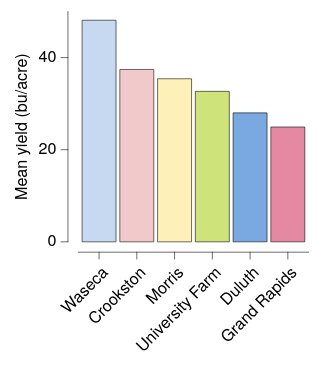

Describe this chart as a Vega-Lite specification.
### Vega-Lite specification from a JSON file in a GitHub repository (floating-point values rounded to 4 significant figures)
{"background": null, "config": {"arc": {"fill": "#DBDBDB", "fillOpacity": 1.0, "innerRadius": 25.0, "padAngle": 0.03, "stroke": "black", "strokeOpacity": 1, "strokeWidth": 0.25}, "area": {"fill": "#DBDBDB", "fillOpacity": 1.0, "stroke": "black", "strokeOpacity": 1, "strokeWidth": 0.25}, "axis": {"domain": true, "domainCap": "round", "domainColor": "black", "domainWidth": 0.25, "grid": false, "gridCap": "round", "gridColor": "#F1F1F1", "gridDash": [0, 0], "gridOpacity": 1.0, "gridWidth": 0.25, "labelColor": "black", "labelFont": "HelveticaNeue", "labelFontSize": 7, "labelFontStyle": "normal", "labelFontWeight": 400, "offset": 4.5, "ticks": true, "tickCap": "round", "tickColor": "black", "tickRound": false, "tickSize": 3, "tickWidth": 0.25, "titleColor": "black", "titleFont": "HelveticaNeue", "titleFontSize": 7, "titleFontStyle": "normal", "titleFontWeight": 400}, "axisX": {"domain": true, "labelAlign": "right", "labelAngle": 315, "labels": true, "ticks": true, "translate": 0}, "axisY": {"domain": true, "labelAlign": "right", "labelAngle": 0, "labels": true, "ticks": true, "translate": 0}, "axisRight": {"domain": true, "labelAlign": "left", "labelAngle": 0, "labels": true, "ticks": true, "translate": 0}, "axisTop": {"domain": true, "labelAlign": "left", "labelAngle": 45, "labels": true, "ticks": true, "translate": 0}, "axisBand": {"tickOffset": 0}, "bar": {"fill": "#DBDBDB", "fillOpacity": 1.0, "stroke": "black", "strokeOpacity": 1, "strokeWidth": 0.25}, "boxplot": {"size": 9.0, "ticks": {"cornerRadius": 0.25, "fill": "black", "size": 4.5, "thickness": 0.25}, "box": {"fillOpacity": 1.0, "stroke": "black", "strokeOpacity": 1, "strokeWidth": 0.25}, "median": {"fill": "black", "fillOpacity": 1.0, "size": 9.0, "thickness": 0.25}, "rule": {"fill": "black", "fillOpacity": 1.0, "size": 10.0, "stroke": "black", "strokeDash": [0, 0], "strokeOpacity": 1, "strokeWidth": 0.25}, "outliers": {"color": "black", "fill": "black", "fillOpacity": 1.0, "size": 0, "stroke": "black", "strokeOpacity": 1, "strokeWidth": 0.25}}, "circle": {"fill": "black", "fillOpacity": 1.0, "size": 0.5, "stroke": null, "strokeOpacity": 1, "strokeWidth": 0.25}, "errorband": {"band": {"fillOpacity": 0.6, "stroke": null, "strokeWidth": 0.25, "strokeOpacity": 1}, "borders": {"opacity": 0, "strokeOpacity": 0.25, "strokeWidth": 1}}, "errorbar": {"opacity": 1, "rule": {"strokeDash": [0, 0], "strokeWidth": 0.5}, "ticks": {"color": "black", "cornerRadius": 0.25, "opacity": 1, "size": 6.0, "thickness": 0.5}, "thickness": 0.5}, "font": "HelveticaNeue", "geoshape": {"fill": "#DBDBDB", "fillOpacity": 1.0, "stroke": "black", "strokeOpacity": 1, "strokeWidth": 0.25}, "header": {"labelColor": "black", "labelFont": "HelveticaNeue", "labelFontSize": 7, "labelFontStyle": "normal", "labelFontWeight": 400, "titleColor": "black", "titleFont": "HelveticaNeue", "titleFontSize": 7, "titleFontStyle": "normal", "titleFontWeight": 400, "titlePadding": 0}, "legend": {"disable": false, "offset": 4.5, "gradientLength": 50.0, "gradientThickness": 5.0, "gradientOpacity": 1.0, "gradientStrokeColor": "black", "gradientStrokeWidth": 0.25, "labelColor": "black", "labelFont": "HelveticaNeue", "labelFontSize": 7, "labelFontStyle": "normal", "labelFontWeight": 400, "strokeColor": "black", "strokeWidth": 0, "symbolSize": 42, "symbolStrokeColor": "black", "symbolStrokeWidth": 0.25, "titleColor": "black", "titleFont": "HelveticaNeue", "titleFontSize": 7, "titleFontStyle": "normal", "titleFontWeight": 400}, "line": {"color": "black", "stroke": "black", "strokeCap": "round", "strokeDash": [0, 0], "strokeOpacity": 1, "strokeWidth": 0.375}, "point": {"filled": true, "fill": "#DBDBDB", "fillOpacity": 1.0, "size": 5.0, "stroke": "black", "strokeOpacity": 1, "strokeWidth": 0.25}, "range": {"category": ["#C6D9F1", "#F1C9CB", "#FEF0B9", "#CEE37A", "#7AA8E0", "#E589A3", "#FDDD5D", "#68B961", "#4177B1", "#C35082", "#E5C227", "#438156"], "diverging": {"scheme": ["#C35082", "#CE6D94", "#D989A7", "#E2A4BA", "#EABFCE", "#F1DBE2", "#F6F6F6", "#D7E0EB", "#B9CBE0", "#9BB6D5", "#7DA1C9", "#5F8CBD", "#4177B1"]}, "heatmap": {"scheme": ["#DFE9F7", "#C6D9F1", "#ADC8EC", "#94B8E6", "#7AA8E0", "#6097DA", "#4D87CA", "#4177B1", "#386898", "#2F597F", "#264A69", "#1D3A58"]}, "ordinal": {"scheme": ["#F1F1F1", "#DBDBDB", "#C6C6C6", "#B2B2B2", "#9D9D9D", "#898989", "#767676", "#636363", "#515151", "#404040", "#2F2F2F", "#1F1F1F"]}, "ramp": {"scheme": ["#DFE9F7", "#C6D9F1", "#ADC8EC", "#94B8E6", "#7AA8E0", "#6097DA", "#4D87CA", "#4177B1", "#386898", "#2F597F", "#264A69", "#1D3A58"]}}, "rule": {"color": "black", "stroke": "black", "strokeCap": "round", "strokeDash": [2, 2], "strokeOpacity": 1, "strokeWidth": 0.25}, "scale": {"bandPaddingInner": 0.1, "bandPaddingOuter": 0.1, "round": false}, "rect": {"fill": "#DBDBDB", "fillOpacity": 1.0, "stroke": "black", "strokeOpacity": 1, "strokeWidth": 0.25}, "square": {"fill": "#DBDBDB", "fillOpacity": 1.0, "size": 10.0, "stroke": "black", "strokeOpacity": 1, "strokeWidth": 0.25}, "text": {"color": "black", "font": "HelveticaNeue", "fontSize": 7, "fontStyle": "normal", "fontWeight": 400}, "title": {"anchor": "middle", "frame": "group", "color": "black", "font": "HelveticaNeue", "fontSize": 7, "fontStyle": "normal", "fontWeight": 400, "subtitleColor": "black", "subtitleFont": "HelveticaNeue", "subtitleFontSize": "HelveticaNeue", "subtitleFontStyle": "normal", "subtitleFontWeight": 400}, "view": {"continuousWidth": 100, "continuousHeight": 100, "discreteWidth": 100, "discreteHeight": 100, "fill": null, "stroke": null, "strokeWidth": 0.25}}, "data": {"name": "data-9cc0564cb5591205eeeca8d2429dd11b"}, "mark": {"type": "bar"}, "encoding": {"color": {"field": "site", "legend": null, "scale": {"domain": ["Waseca", "Crookston", "Morris", "University Farm", "Duluth", "Grand Rapids"]}, "sort": ["Waseca", "Crookston", "Morris", "University Farm", "Duluth", "Grand Rapids"], "type": "nominal"}, "x": {"field": "site", "sort": ["Waseca", "Crookston", "Morris", "University Farm", "Duluth", "Grand Rapids"], "title": null, "type": "nominal"}, "y": {"aggregate": "mean", "field": "yield", "title": "Mean yield (bu/acre)", "type": "quantitative"}}, "$schema": "https://vega.github.io/schema/vega-lite/v6.4.1.json", "datasets": {"data-9cc0564cb5591205eeeca8d2429dd11b": [{"yield": 27.0, "variety": "Manchuria", "year": 1931, "site": "University Farm"}, {"yield": 48.87, "variety": "Manchuria", "year": 1931, "site": "Waseca"}, {"yield": 27.43, "variety": "Manchuria", "year": 1931, "site": "Morris"}, {"yield": 39.93, "variety": "Manchuria", "year": 1931, "site": "Crookston"}, {"yield": 32.97, "variety": "Manchuria", "year": 1931, "site": "Grand Rapids"}, {"yield": 28.97, "variety": "Manchuria", "year": 1931, "site": "Duluth"}, {"yield": 43.07, "variety": "Glabron", "year": 1931, "site": "University Farm"}, {"yield": 55.2, "variety": "Glabron", "year": 1931, "site": "Waseca"}, {"yield": 28.77, "variety": "Glabron", "year": 1931, "site": "Morris"}, {"yield": 38.13, "variety": "Glabron", "year": 1931, "site": "Crookston"}, {"yield": 29.13, "variety": "Glabron", "year": 1931, "site": "Grand Rapids"}, {"yield": 29.67, "variety": "Glabron", "year": 1931, "site": "Duluth"}, {"yield": 35.13, "variety": "Svansota", "year": 1931, "site": "University Farm"}, {"yield": 47.33, "variety": "Svansota", "year": 1931, "site": "Waseca"}, {"yield": 25.77, "variety": "Svansota", "year": 1931, "site": "Morris"}, {"yield": 40.47, "variety": "Svansota", "year": 1931, "site": "Crookston"}, {"yield": 29.67, "variety": "Svansota", "year": 1931, "site": "Grand Rapids"}, {"yield": 25.7, "variety": "Svansota", "year": 1931, "site": "Duluth"}, {"yield": 39.9, "variety": "Velvet", "year": 1931, "site": "University Farm"}, {"yield": 50.23, "variety": "Velvet", "year": 1931, "site": "Waseca"}, {"yield": 26.13, "variety": "Velvet", "year": 1931, "site": "Morris"}, {"yield": 41.33, "variety": "Velvet", "year": 1931, "site": "Crookston"}, {"yield": 23.03, "variety": "Velvet", "year": 1931, "site": "Grand Rapids"}, {"yield": 26.3, "variety": "Velvet", "year": 1931, "site": "Duluth"}, {"yield": 36.57, "variety": "Trebi", "year": 1931, "site": "University Farm"}, {"yield": 63.83, "variety": "Trebi", "year": 1931, "site": "Waseca"}, {"yield": 43.77, "variety": "Trebi", "year": 1931, "site": "Morris"}, {"yield": 46.93, "variety": "Trebi", "year": 1931, "site": "Crookston"}, {"yield": 29.77, "variety": "Trebi", "year": 1931, "site": "Grand Rapids"}, {"yield": 33.93, "variety": "Trebi", "year": 1931, "site": "Duluth"}, {"yield": 43.27, "variety": "No. 457", "year": 1931, "site": "University Farm"}, {"yield": 58.1, "variety": "No. 457", "year": 1931, "site": "Waseca"}, {"yield": 28.7, "variety": "No. 457", "year": 1931, "site": "Morris"}, {"yield": 45.67, "variety": "No. 457", "year": 1931, "site": "Crookston"}, {"yield": 32.17, "variety": "No. 457", "year": 1931, "site": "Grand Rapids"}, {"yield": 33.6, "variety": "No. 457", "year": 1931, "site": "Duluth"}, {"yield": 36.6, "variety": "No. 462", "year": 1931, "site": "University Farm"}, {"yield": 65.77, "variety": "No. 462", "year": 1931, "site": "Waseca"}, {"yield": 30.37, "variety": "No. 462", "year": 1931, "site": "Morris"}, {"yield": 48.57, "variety": "No. 462", "year": 1931, "site": "Crookston"}, {"yield": 24.93, "variety": "No. 462", "year": 1931, "site": "Grand Rapids"}, {"yield": 28.1, "variety": "No. 462", "year": 1931, "site": "Duluth"}, {"yield": 32.77, "variety": "Peatland", "year": 1931, "site": "University Farm"}, {"yield": 48.57, "variety": "Peatland", "year": 1931, "site": "Waseca"}, {"yield": 29.87, "variety": "Peatland", "year": 1931, "site": "Morris"}, {"yield": 41.6, "variety": "Peatland", "year": 1931, "site": "Crookston"}, {"yield": 34.7, "variety": "Peatland", "year": 1931, "site": "Grand Rapids"}, {"yield": 32.0, "variety": "Peatland", "year": 1931, "site": "Duluth"}, {"yield": 24.67, "variety": "No. 475", "year": 1931, "site": "University Farm"}, {"yield": 46.77, "variety": "No. 475", "year": 1931, "site": "Waseca"}, {"yield": 22.6, "variety": "No. 475", "year": 1931, "site": "Morris"}, {"yield": 44.1, "variety": "No. 475", "year": 1931, "site": "Crookston"}, {"yield": 19.7, "variety": "No. 475", "year": 1931, "site": "Grand Rapids"}, {"yield": 33.07, "variety": "No. 475", "year": 1931, "site": "Duluth"}, {"yield": 39.3, "variety": "Wisconsin No. 38", "year": 1931, "site": "University Farm"}, {"yield": 58.8, "variety": "Wisconsin No. 38", "year": 1931, "site": "Waseca"}, {"yield": 29.47, "variety": "Wisconsin No. 38", "year": 1931, "site": "Morris"}, {"yield": 49.87, "variety": "Wisconsin No. 38", "year": 1931, "site": "Crookston"}, {"yield": 34.47, "variety": "Wisconsin No. 38", "year": 1931, "site": "Grand Rapids"}, {"yield": 31.6, "variety": "Wisconsin No. 38", "year": 1931, "site": "Duluth"}, {"yield": 26.9, "variety": "Manchuria", "year": 1932, "site": "University Farm"}, {"yield": 33.47, "variety": "Manchuria", "year": 1932, "site": "Waseca"}, {"yield": 34.37, "variety": "Manchuria", "year": 1932, "site": "Morris"}, {"yield": 32.97, "variety": "Manchuria", "year": 1932, "site": "Crookston"}, {"yield": 22.13, "variety": "Manchuria", "year": 1932, "site": "Grand Rapids"}, {"yield": 22.57, "variety": "Manchuria", "year": 1932, "site": "Duluth"}, {"yield": 36.8, "variety": "Glabron", "year": 1932, "site": "University Farm"}, {"yield": 37.73, "variety": "Glabron", "year": 1932, "site": "Waseca"}, {"yield": 35.13, "variety": "Glabron", "year": 1932, "site": "Morris"}, {"yield": 26.17, "variety": "Glabron", "year": 1932, "site": "Crookston"}, {"yield": 14.43, "variety": "Glabron", "year": 1932, "site": "Grand Rapids"}, {"yield": 25.87, "variety": "Glabron", "year": 1932, "site": "Duluth"}, {"yield": 27.43, "variety": "Svansota", "year": 1932, "site": "University Farm"}, {"yield": 38.5, "variety": "Svansota", "year": 1932, "site": "Waseca"}, {"yield": 35.03, "variety": "Svansota", "year": 1932, "site": "Morris"}, {"yield": 20.63, "variety": "Svansota", "year": 1932, "site": "Crookston"}, {"yield": 16.63, "variety": "Svansota", "year": 1932, "site": "Grand Rapids"}, {"yield": 22.23, "variety": "Svansota", "year": 1932, "site": "Duluth"}, {"yield": 26.8, "variety": "Velvet", "year": 1932, "site": "University Farm"}, {"yield": 37.4, "variety": "Velvet", "year": 1932, "site": "Waseca"}, {"yield": 38.83, "variety": "Velvet", "year": 1932, "site": "Morris"}, {"yield": 32.07, "variety": "Velvet", "year": 1932, "site": "Crookston"}, {"yield": 32.23, "variety": "Velvet", "year": 1932, "site": "Grand Rapids"}, {"yield": 22.47, "variety": "Velvet", "year": 1932, "site": "Duluth"}, {"yield": 29.07, "variety": "Trebi", "year": 1932, "site": "University Farm"}, {"yield": 49.23, "variety": "Trebi", "year": 1932, "site": "Waseca"}, {"yield": 46.63, "variety": "Trebi", "year": 1932, "site": "Morris"}, {"yield": 41.83, "variety": "Trebi", "year": 1932, "site": "Crookston"}, {"yield": 20.63, "variety": "Trebi", "year": 1932, "site": "Grand Rapids"}, {"yield": 30.6, "variety": "Trebi", "year": 1932, "site": "Duluth"}, {"yield": 26.43, "variety": "No. 457", "year": 1932, "site": "University Farm"}, {"yield": 42.2, "variety": "No. 457", "year": 1932, "site": "Waseca"}, {"yield": 43.53, "variety": "No. 457", "year": 1932, "site": "Morris"}, {"yield": 34.33, "variety": "No. 457", "year": 1932, "site": "Crookston"}, {"yield": 19.47, "variety": "No. 457", "year": 1932, "site": "Grand Rapids"}, {"yield": 22.7, "variety": "No. 457", "year": 1932, "site": "Duluth"}, {"yield": 25.57, "variety": "No. 462", "year": 1932, "site": "University Farm"}, {"yield": 44.7, "variety": "No. 462", "year": 1932, "site": "Waseca"}, {"yield": 47.0, "variety": "No. 462", "year": 1932, "site": "Morris"}, {"yield": 30.53, "variety": "No. 462", "year": 1932, "site": "Crookston"}, {"yield": 19.9, "variety": "No. 462", "year": 1932, "site": "Grand Rapids"}, {"yield": 22.5, "variety": "No. 462", "year": 1932, "site": "Duluth"}, {"yield": 28.07, "variety": "Peatland", "year": 1932, "site": "University Farm"}, {"yield": 36.03, "variety": "Peatland", "year": 1932, "site": "Waseca"}, {"yield": 43.2, "variety": "Peatland", "year": 1932, "site": "Morris"}, {"yield": 25.23, "variety": "Peatland", "year": 1932, "site": "Crookston"}, {"yield": 26.77, "variety": "Peatland", "year": 1932, "site": "Grand Rapids"}, {"yield": 31.37, "variety": "Peatland", "year": 1932, "site": "Duluth"}, {"yield": 30.0, "variety": "No. 475", "year": 1932, "site": "University Farm"}, {"yield": 41.27, "variety": "No. 475", "year": 1932, "site": "Waseca"}, {"yield": 44.23, "variety": "No. 475", "year": 1932, "site": "Morris"}, {"yield": 32.13, "variety": "No. 475", "year": 1932, "site": "Crookston"}, {"yield": 15.23, "variety": "No. 475", "year": 1932, "site": "Grand Rapids"}, {"yield": 27.37, "variety": "No. 475", "year": 1932, "site": "Duluth"}, {"yield": 38.0, "variety": "Wisconsin No. 38", "year": 1932, "site": "University Farm"}, {"yield": 58.17, "variety": "Wisconsin No. 38", "year": 1932, "site": "Waseca"}, {"yield": 47.17, "variety": "Wisconsin No. 38", "year": 1932, "site": "Morris"}, {"yield": 35.9, "variety": "Wisconsin No. 38", "year": 1932, "site": "Crookston"}, {"yield": 20.67, "variety": "Wisconsin No. 38", "year": 1932, "site": "Grand Rapids"}, {"yield": 29.33, "variety": "Wisconsin No. 38", "year": 1932, "site": "Duluth"}]}}
